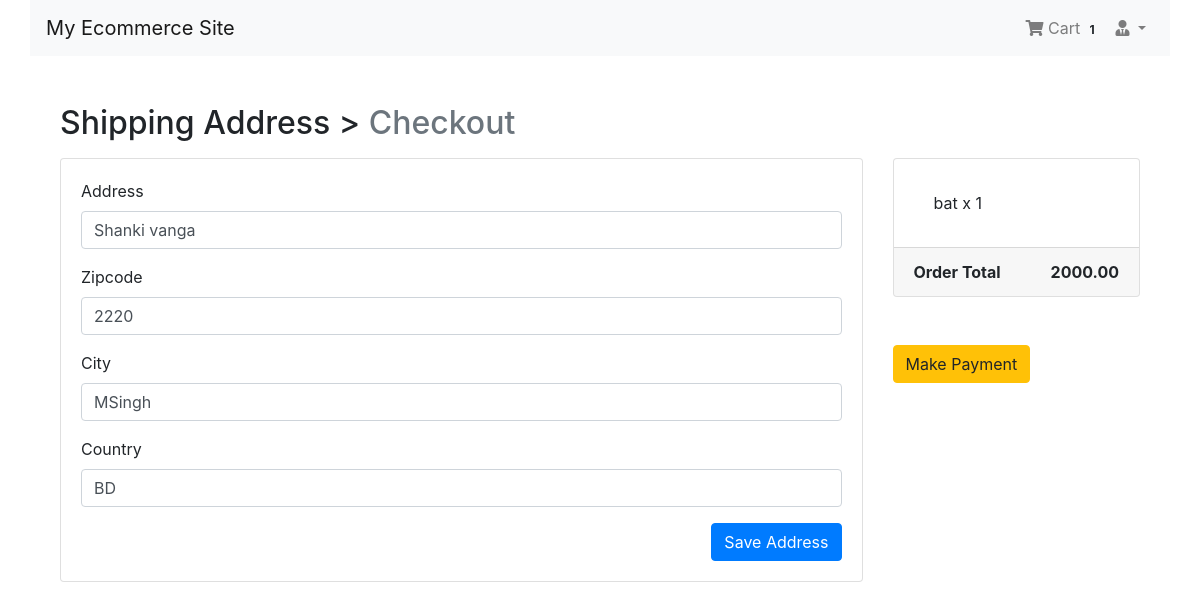
Before: /payment/checkout/ (signed in) with the older database file.
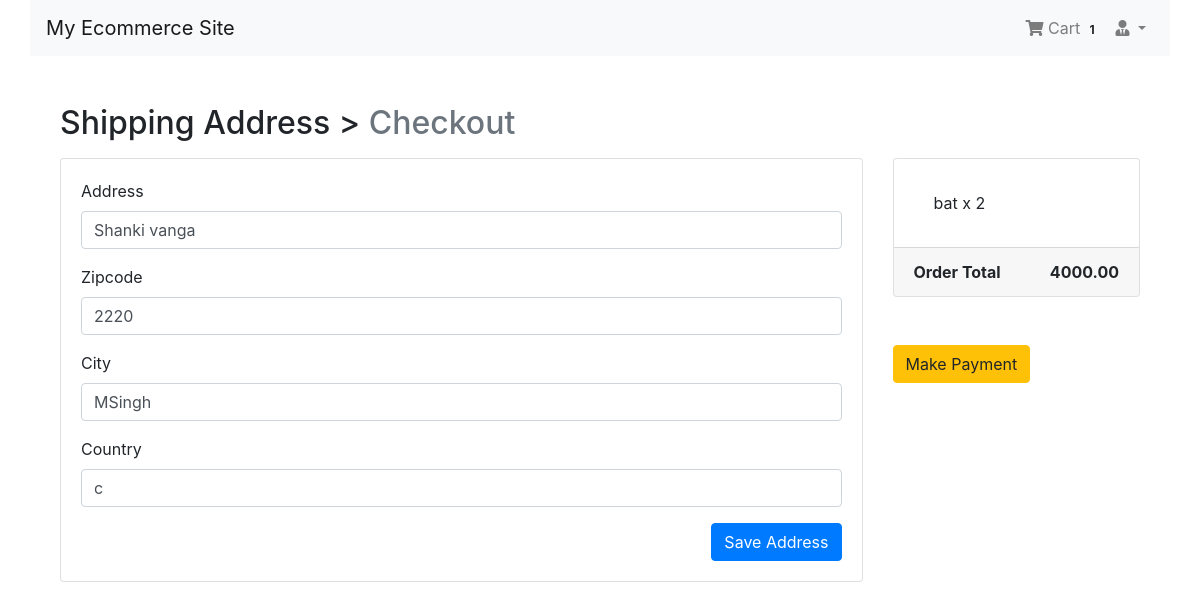
After: the same page with the newer database file.
### App_Payment/models.py (models this page shows, shortened)
class BillingAddress(models.Model):
    user = models.ForeignKey(settings.AUTH_USER_MODEL, on_delete=models.CASCADE)
    address = models.CharField(max_length=264, blank=True)
    zipcode = models.CharField(max_length=10, blank=True)
    city = models.CharField(max_length=30, blank=True)
    country = models.CharField(max_length=20, blank=True)
    def is_fully_filled(self):
        field_names = [f.name for f in self._meta.get_fields()]
        for field_name in field_names:
            value = getattr(self, field_name)
            if value is None or value == '':
                return False
        return True
    class Meta:
        verbose_name_plural = "Billing Addresses"

### App_Order/models.py (models this page shows, shortened)
class Cart(models.Model):
    user = models.ForeignKey(settings.AUTH_USER_MODEL, on_delete=models.CASCADE, related_name="cart" )
    item = models.ForeignKey(Product, on_delete=models.CASCADE)
    quantity = models.IntegerField(default=1)
    purchased = models.BooleanField(default=False)
    created = models.DateTimeField(auto_now_add=True)
    Updated = models.DateTimeField(auto_now=True)
    def get_total(self):
         total = self.item.price * self.quantity
         float_total = format(total, '0.2f')
         return float_total

### App_Shop/models.py (models this page shows, shortened)
class Product(models.Model):
    pro_image = models.ImageField(upload_to='Products')
    name = models.CharField(max_length=264)
    category = models.ForeignKey(Category, on_delete=models.CASCADE, related_name='category')
    preview_text = models.TextField(max_length=200, verbose_name='Preview_Text')
    detail_text = models.TextField(max_length=200, verbose_name='Description')
    price = models.FloatField()
    old_price = models.FloatField(default=0.00)
    created = models.DateTimeField(auto_now_add=True)
    class Meta:
        ordering = ['-created',]

### App_Payment/views.py (the view)
# urls.py: path('checkout/', views.checkout, name="checkout"),
@login_required
def checkout(request):
    saved_address = BillingAddress.objects.get_or_create(user=request.user)
    saved_address = saved_address[0]
    form = BillingForm(instance=saved_address)
    if request.method =="POST":
        form = BillingForm(request.POST, instance=saved_address)
        if form.is_valid():
            form.save()
            form = BillingForm(instance=saved_address)
            messages.success(request, f"successfully Address saved")
    order_qs = Order.objects.filter(user=request.user, ordered=False)
    order_items = order_qs[0].orderitems.all()
    order_total = order_qs[0].get_totals()
    return render(request, 'App_Payment/checkout.html', context={'form':form, 'order_items':order_items, 'order_total':order_total, 'saved_address':saved_address})

### App_Payment/forms.py
class BillingForm(forms.ModelForm):
    class Meta:
        model = BillingAddress  # Associate the form with the BillingAddress model
        fields = ['address', 'zipcode', 'city', 'country']  # Specify the fields you want in the form

### App_Order/models.py (called while the page is built)
     def get_totals(self):
          total = 0
          for order_item in self.orderitems.all():
               total = total + float(order_item.get_total())
          return total

### App_Order/templatetags/cart_tag.py (called while the page is built)
@register.filter
def cart_total(user):
    order = Order.objects.filter(user=user, ordered=False)
    if order.exists():
        return order[0].orderitems.count()
    else:
        return 0

### templates/App_Payment/checkout.html (shortened to what this page needs)
{% extends 'base.html' %}
{% load crispy_forms_tags %}
{% block body_block %}
    <div class="container my-5">
        <h2 class="mb-3">Shipping Address > <span class="text-muted">Checkout</span></h2>
        <div class="row">
            <div class="col-md-9">
                <div class="card mb-5" style="height: auto;">
                    <div class="card-body">
                        <form method="POST">
                            {{ form|crispy }}
                            <button type="submit" class="btn btn-primary float-right">Save Address</button>
                        </form>
                    </div>
                </div>
            </div>
            <div class="col-md-3">
                <div class="card" style="height: auto;">
                    <div class="card-body">
                        <ul class="list-group list-group-flush">
                            {% for order_item in order_items %}
                                <li class="list-group-item">
                                    {{ order_item.item.name }} x {{ order_item.quantity }}
                                </li>
                            {% endfor %}
                        </ul>
                    </div>
                    <div class="card-footer">
                        <span class="float-left"><b>Order Total</b></span>
                        <span class="float-right"><b>{{ order_total|floatformat:2 }}</b></span>
                    </div>
                </div>
                <br>
                <br>
                {% if saved_address.is_fully_filled %}
                    <a href="{% url "App_Payment:payment" %}" class="btn btn-warning btn-md">Make Payment</a>
                {% else %}
                    <div class="alert alert-info">
                        <p>Please fill up all the information to make payment</p>
                    </div>
                {% endif %}
            </div>
        </div>
    </div>
{% endblock %}

Changed rows visible on the page:
changed BillingAddress "Shanki vanga": country "BD" → "c"
changed Cart "bat": quantity "1" → "2"
Other visible differences:
{{ order_total|floatformat:2 }}: "2000.00" → "4000.00"
